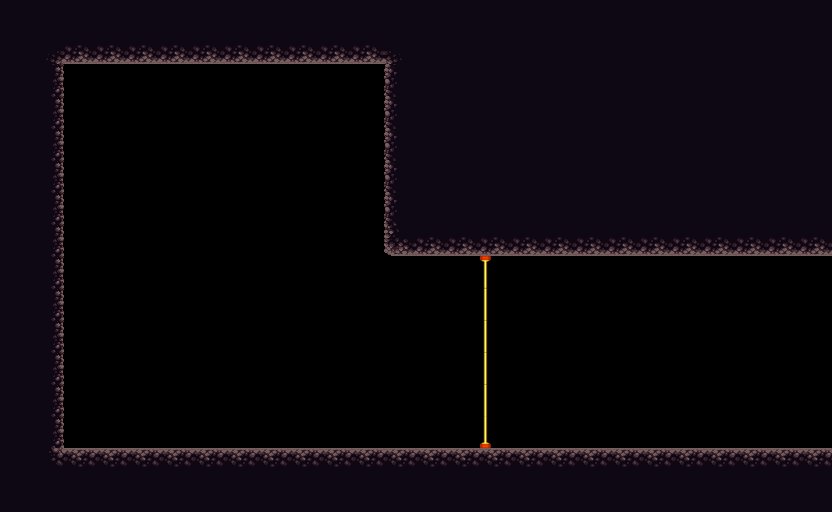

The image is a tile-based game level rendered from a .tmx file. Its description and source (layers, tilesets, objects; grid data summarised) follow:
An orthogonal 26x16 tile map with 32x32 px tiles, 3 tile layers (red, green, blue), 2 tilesets and 1 object.

<map version="1.0" orientation="orthogonal" renderorder="right-down" width="26" height="16" tilewidth="32" tileheight="32">
 <tileset firstgid="1" name="asd" tilewidth="32" tileheight="32">
  <image source="blox.png" width="64" height="32" />
 </tileset>
 <tileset firstgid="3" name="platformertiles" tilewidth="32" tileheight="32">
  <image source="platformertiles.png" width="256" height="96" />
 </tileset>
 <layer name="red" width="26" height="16">
  <data>[416 cells, 212 non-empty, 9 distinct tile ids]</data>
 </layer>
 <layer name="green" width="26" height="16">
  <data>[416 cells, 6 non-empty, 3 distinct tile ids]</data>
 </layer>
 <layer name="blue" width="26" height="16">
  <data>[416 cells, 0 non-empty, 0 distinct tile ids]</data>
 </layer>
 <objectgroup name="crystals" />
 <objectgroup name="player">
  <object x="247" y="189">
   <ellipse />
  </object>
 </objectgroup>
</map>
